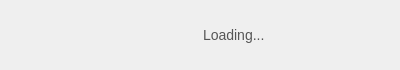
<?xml version="1.0" encoding="UTF-8"?>
<ui version="4.0">
 <class>WeatherWidget</class>
 <widget class="QWidget" name="WeatherWidget">
  <property name="geometry">
   <rect>
    <x>0</x>
    <y>0</y>
    <width>400</width>
    <height>50</height>
   </rect>
  </property>
    <property name="windowTitle">
     <string>Weather Widget</string>
    </property>
  <layout class="QHBoxLayout" name="horizontalLayout">
   <item>
    <widget class="QLabel" name="labelIcon">
     <property name="minimumSize">
      <size>
       <width>48</width>
       <height>48</height>
      </size>
     </property>
     <property name="alignment">
      <set>Qt::AlignmentFlag::AlignCenter</set>
     </property>
    </widget>
   </item>
   <item>
    <layout class="QVBoxLayout" name="verticalLayoutText">
     <item>
      <widget class="QLabel" name="labelWeather">
       <property name="styleSheet">
        <string>font-size: 14px; color: #555;</string>
       </property>
    <property name="text">
     <string>Loading...</string>
    </property>
       <property name="alignment">
        <set>Qt::AlignmentFlag::AlignVCenter|Qt::AlignmentFlag::AlignLeft</set>
       </property>
      </widget>
     </item>
    </layout>
   </item>
  </layout>
 </widget>
 <resources/>
 <connections/>
</ui>
